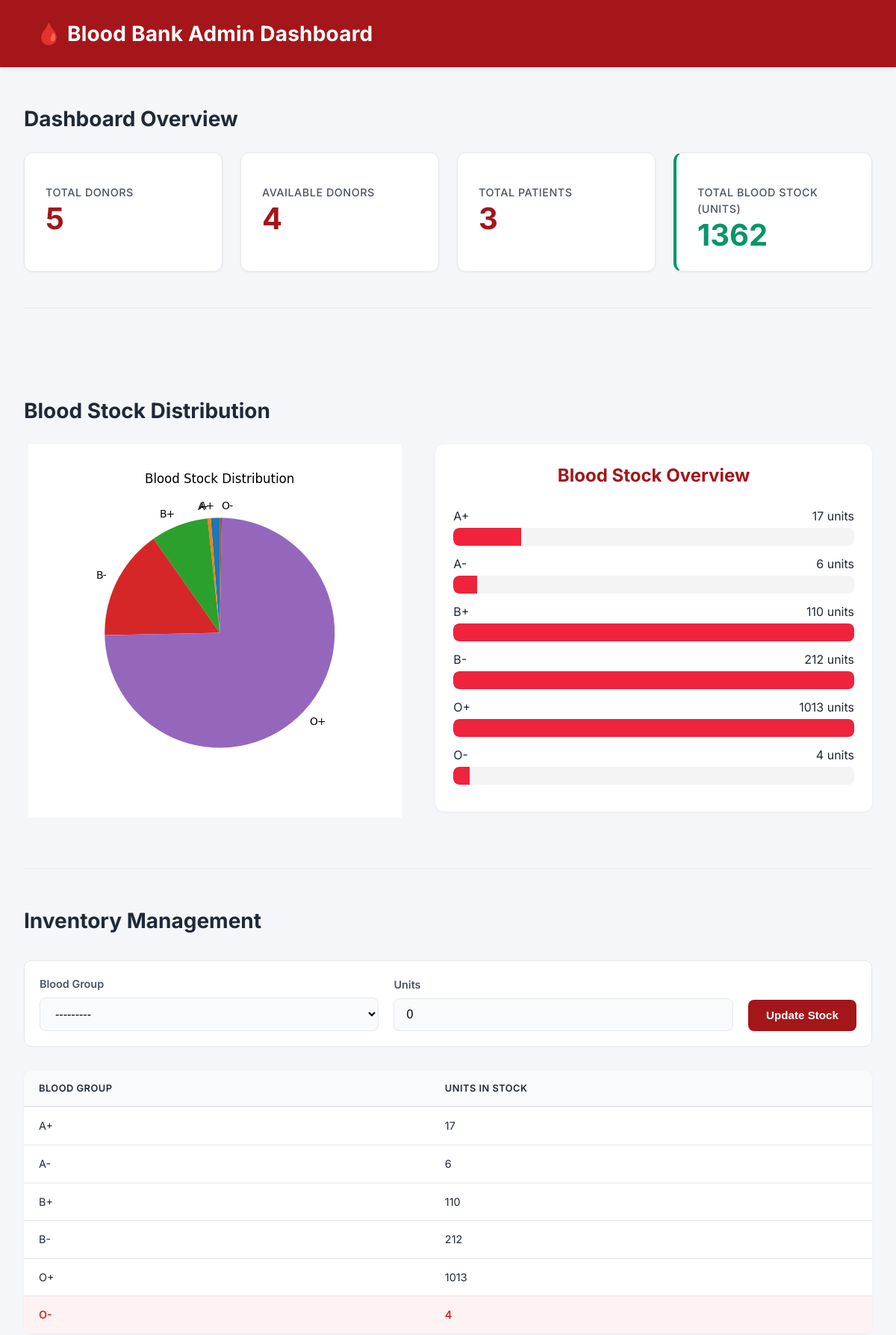
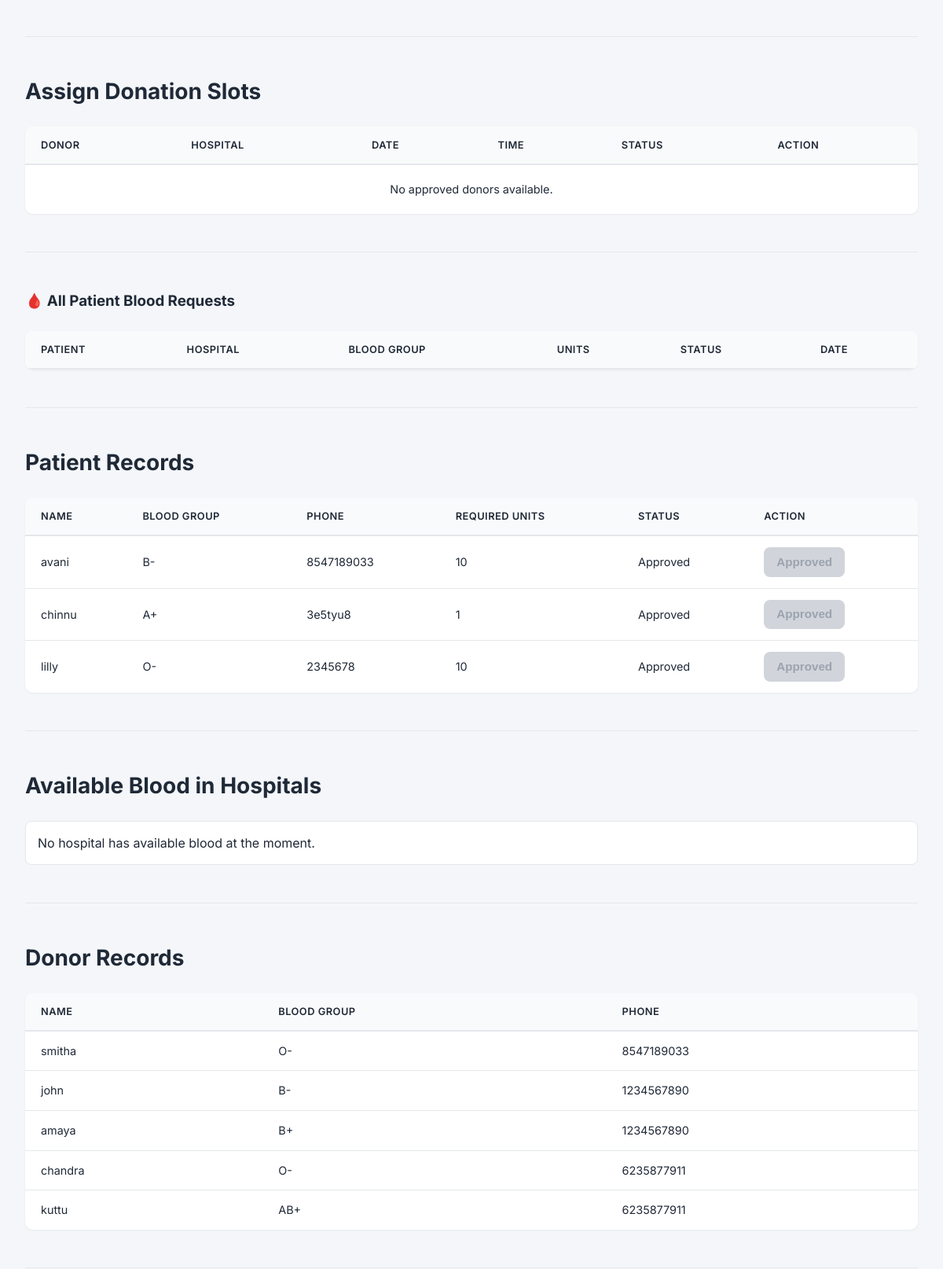
/admin-dashboard/ (signed in, upper part), run on the app's committed database (2 pictures, top to bottom).
### bloodmanager/models.py (models this page shows, shortened)
class Patient(models.Model):
    user = models.OneToOneField(User, on_delete=models.CASCADE)
    phone = models.CharField(max_length=15)
    gender = models.CharField(max_length=10)
    blood_group = models.CharField(max_length=5)
    address = models.TextField()
    required_units = models.PositiveIntegerField(default=1)
    approved = models.BooleanField(default=False)
    hospital = models.ForeignKey('Hospital', on_delete=models.SET_NULL, null=True, blank=True, related_name='requests')  # ✅ NEW

class Donor(models.Model):
    user = models.OneToOneField(User, on_delete=models.CASCADE)
    phone = models.CharField(max_length=15)
    gender = models.CharField(max_length=10, choices=GENDER_CHOICES)
    blood_group = models.CharField(max_length=3, choices=BLOOD_GROUP_CHOICES)
    address = models.TextField()
    age = models.PositiveIntegerField()
    last_donation_date = models.DateField(null=True, blank=True)
    available = models.BooleanField(default=True)
    profile_photo = models.ImageField(
        upload_to='donor_photos/',
        null=True,
        blank=True
    )

### bloodmanager/views.py (the view, shortened to what this page needs)
# urls.py: path('admin-dashboard/', views.admin_dashboard, name='admin-dashboard'),
@user_passes_test(is_admin)
def admin_dashboard(request):
    donors = Donor.objects.all()
    patients = Patient.objects.all().order_by('-approved', 'user__username')
    requested_patients = Patient.objects.filter(approved=False)
    stock = BloodStock.objects.values('blood_group').annotate(total_units=Sum('units')).order_by('blood_group')
    health_forms = DonorHealthCheck.objects.all().order_by('-submitted_at')
    patient_requests = BloodRequest.objects.select_related('patient', 'hospital').order_by('-created_at')
    total_donors = donors.count()
    available_donors = donors.filter(available=True).count()
    total_patients = patients.count()
    total_stock_units = sum(item['total_units'] for item in stock)
    stock_form = BloodStockForm()
    approved_donors = Donor.objects.filter(
    available=True,
    donorhealthcheck__is_approved=True
    ).exclude(
        donationslot__completed=False
    ).distinct()
    hospitals = Hospital.objects.all()
    recent_slots = DonationSlot.objects.select_related('donor', 'hospital').order_by('-date', '-time')[:5]
    latest_slot_per_donor = {}
    for donor in donors:
        slot = donor.donationslot_set.order_by('-date', '-time').first()
        if slot:
            latest_slot_per_donor[donor.id] = slot
    total_units = sum(item['total_units'] for item in stock)
    stock_with_percentage = []
    for item in stock:
        percent = (item['total_units'] / total_units * 100) if total_units > 0 else 0
        stock_with_percentage.append({
            'blood_group': item['blood_group'],
            'total_units': item['total_units'],
            'percentage': round(percent, 1),
        })
    labels = [item['blood_group'] for item in stock]
    quantities = [item['total_units'] for item in stock]
    plt.switch_backend('AGG')
    fig, ax = plt.subplots(figsize=(5, 5))
    ax.pie(quantities, labels=labels, startangle=90)
    ax.set_title("Blood Stock Distribution")
    buffer = io.BytesIO()
    plt.savefig(buffer, format='png')
    buffer.seek(0)
    image_png = buffer.getvalue()
    buffer.close()
    chart = base64.b64encode(image_png).decode('utf-8')
    plt.close(fig)
    context = {
        'donors': donors,
        'requested_patients': requested_patients,
        'patients': patients,
        'stock': stock_with_percentage,
        'total_donors': total_donors,
        'available_donors': available_donors,
        'total_patients': total_patients,
        'total_stock_units': total_stock_units,
        'stock_form': stock_form,
        'health_forms': health_forms,
        'chart': chart,
        'approved_donors': approved_donors,
        'hospitals': Hospital.objects.all(),
        'recent_slots': recent_slots,
        'latest_slot_per_donor': latest_slot_per_donor,
        'patient_requests': patient_requests,
    }
    return render(request, 'admin/admin_dashboard.html', context)

### bloodmanager/templates/admin/admin_dashboard.html (shortened to what this page needs)
{% load static %}
{% load custom_tags %}
<!DOCTYPE html>
<html lang="en">
<head>
</head>
<body>
<header>
    <h1>🩸 Blood Bank Admin Dashboard</h1>
</header>
<div class="container">
    <h2>Dashboard Overview</h2>
    <div class="stats">
        <div class="stat-box">
            <h3>Total Donors</h3>
            <p>{{ total_donors }}</p>
        </div>
        <div class="stat-box">
            <h3>Available Donors</h3>
            <p>{{ available_donors }}</p>
        </div>
        <div class="stat-box">
            <h3>Total Patients</h3>
            <p>{{ total_patients }}</p>
        </div>
        <div class="stat-box stock-highlight">
            <h3>Total Blood Stock (Units)</h3>
            <p>{{ total_stock_units }}</p>
        </div>
    </div>
    <hr>
    <div class="stock-distribution-container">
        <h2>Blood Stock Distribution</h2>
        <div class="stock-distribution-content">
            <div class="chart-box">
                <img alt="Blood Stock Pie Chart" class="chart-image">
            </div>
            <div class="bar-overview-box">
                <h2>Blood Stock Overview</h2>
                {% for item in stock %}
                <div class="blood-bar-item">
                    <div class="blood-bar-header">
                        <span>{{ item.blood_group }}</span>
                        <span>{{ item.total_units }} units</span>
                    </div>
                    <div class="blood-bar-container">
                        <div class="blood-bar-fill" style="width: {{ item.total_units|floatformat:0 }}%;">
                            </div>
                    </div>
                </div>
                {% endfor %}
            </div>
        </div>
    </div>
    <hr>
    <div class="section-card">
        <h2>Inventory Management</h2>
        <form method="POST" class="stock-form">
            <div>
                <label>Blood Group</label>
                {{ stock_form.blood_group }}
            </div>
            <div>
                <label>Units</label>
                {{ stock_form.units }}
            </div>
            <button type="submit" name="update_stock">Update Stock</button>
        </form>
        <table>
            <thead>
                <tr>
                    <th>Blood Group</th>
                    <th>Units in Stock</th>
                </tr>
            </thead>
            <tbody>
                {% for item in stock %}
                <tr class="{% if item.total_units < 5 %}low-stock{% endif %}">
                    <td>{{ item.blood_group }}</td>
                    <td>{{ item.total_units }}</td>
                </tr>
                {% empty %}
                <tr><td colspan="2" style="text-align:center; padding: 20px;">No stock records found.</td></tr>
                {% endfor %}
            </tbody>
        </table>
    </div>
    <hr>
    <h2>Assign Donation Slots</h2>
    <table>
        <thead>
            <tr>
                <th>Donor</th>
                <th>Hospital</th>
                <th>Date</th>
                <th>Time</th>
                <th>Status</th>
                <th>Action</th>
            </tr>
        </thead>
        <tbody>
            {% for donor in approved_donors %}
            <tr>
                <td>{{ donor.user.username }}</td>
                <td>
                    <form method="POST" class="slot-form-inline">
                        {% csrf_token %}
                        <input type="hidden" name="donor_id" value="{{ donor.id }}">
                        <select name="hospital_id" required class="select-input-inline">
                            {% for hospital in hospitals %}
                                <option value="{{ hospital.id }}">{{ hospital.name }}</option>
                            {% endfor %}
                        </select>
                </td>
                <td>
                    <input type="date" name="date" required class="select-input-inline">
                </td>
                <td>
                    <input type="time" name="time" required class="select-input-inline">
                </td>
                <td>
                    {% with slot=donor.donationslot_set.last %}
                        {% if slot and slot.approved %}
                            Scheduled ({{ slot.date }} {{ slot.time }})
                        {% else %}
                            Not Scheduled
                        {% endif %}
                    {% endwith %}
                </td>
                <td>
                    <button type="submit" name="assign_slot" class="approve-btn action-btn">Assign Slot</button>
                    </form>
                </td>
            </tr>
            {% empty %}
            <tr><td colspan="6" style="text-align:center; padding:20px;">No approved donors available.</td></tr>
            {% endfor %}
        </tbody>
    </table>
    <hr>
    <h3>🩸 All Patient Blood Requests</h3>
    <table>
    <thead>
        <tr>
        <th>Patient</th>
        <th>Hospital</th>
        <th>Blood Group</th>
        <th>Units</th>
        <th>Status</th>
        <th>Date</th>
        </tr>
    </thead>
    </table>
    <hr>
    <h2>Patient Records</h2>
    <table>
        <thead>
            <tr>
                <th>Name</th>
                <th>Blood Group</th>
                <th>Phone</th>
                <th>Required Units</th>
                <th>Status</th>
                <th>Action</th>
            </tr>
        </thead>
        <tbody>
            {% for patient in patients %}
            <tr>
                <td>{{ patient.user.username }}</td>
                <td>{{ patient.blood_group }}</td>
                <td>{{ patient.phone }}</td>
                <td>{{ patient.required_units }}</td>
                <td>{% if patient.approved %} Approved{% else %} Pending{% endif %}</td>
                <td>
                    {% if not patient.approved %}
                    <form method="POST" class="slot-form-inline">
                        {% csrf_token %}
                        <input type="hidden" name="patient_id" value="{{ patient.id }}">
                        <button type="submit" name="approve_patient" class="approve-btn action-btn">Approve</button>
                    </form>
                    {% else %}
                    <button disabled class="action-btn">Approved</button>
                    {% endif %}
                </td>
            </tr>
            {% endfor %}
        </tbody>
    </table>
    <hr>
    <h2>Available Blood in Hospitals</h2>
    {% if hospitals_with_stock %}
    <table>
        <thead>
            <tr>
                <th>Hospital Name</th>
                <th>Blood Group</th>
                <th>Available Units</th>
                <th>Address</th>
            </tr>
        </thead>
        <tbody>
            {% for stock in hospitals_with_stock %}
            <tr>
                <td>{{ stock.hospital.name }}</td>
                <td>{{ stock.blood_group }}</td>
                <td>{{ stock.units }}</td>
                <td>{{ stock.hospital.address }}</td>
            </tr>
            {% endfor %}
        </tbody>
    </table>
    {% else %}
        <p style="padding: 15px; background: var(--card-bg); border-radius: 8px; border: 1px solid var(--border);">No hospital has available blood at the moment.</p>
    {% endif %}
    <hr>
    <h2>Donor Records</h2>
    <table>
        <thead>
            <tr>
                <th>Name</th>
                <th>Blood Group</th>
                <th>Phone</th>
            </tr>
        </thead>
        <tbody>
            {% for donor in donors %}
            <tr>
                <td>{{ donor.user.username }}</td>
                <td>{{ donor.blood_group }}</td>
                <td>{{ donor.phone }}</td>
            </tr>
            {% empty %}
            <tr><td colspan="3" style="text-align:center; padding: 20px;">No donor records found.</td></tr>
            {% endfor %}
        </tbody>
    </table>
</div>
</body>
</html>

### data on the page
Patient: user.username "avani", blood_group "B-", phone "8547189033", required_units "10", approved "Approved"
Patient: user.username "chinnu", blood_group "A+", phone "3e5tyu8", required_units "1", approved "Approved"
Patient: user.username "lilly", blood_group "O-", phone "2345678", required_units "10", approved "Approved"
Donor: user.username "smitha", blood_group "O-", phone "8547189033"
Donor: user.username "john", blood_group "B-", phone "1234567890"
Donor: user.username "amaya", blood_group "B+", phone "1234567890"
Donor: user.username "chandra", blood_group "O-", phone "6235877911"
Donor: user.username "kuttu", blood_group "AB+", phone "6235877911"

### other printed values
{{ total_donors }} "5"
{{ available_donors }} "4"
{{ total_patients }} "3"
{{ total_stock_units }} "1362"
{{ item.blood_group }} "A+" "A-" "B+" "B-" "O+" "O-"
{{ item.total_units }} "17" "6" "110" "212" "1013" "4"
